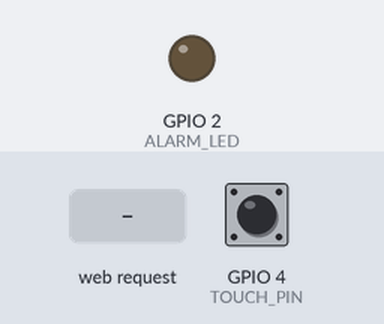
A sketch run on a simulated ESP32. On the bench: output pins drawn as LEDs (lit = HIGH). Dashed ring = blinking. Inputs (shaded band) come from the test bench; at power-on: GPIO 4 (TOUCH_PIN) HIGH. WiFi joins after 1.5 s; servers stay silent unless stated; what the sketch prints to the serial monitor is not drawn.

Above: at 2.7 s.
2.8 s: HTTP request GET /arm received
At 3.05 s:
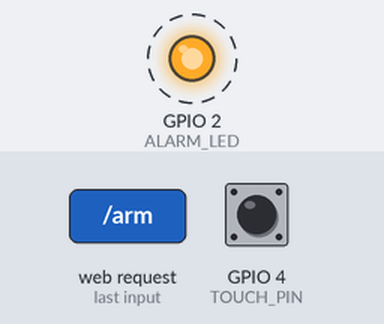
5.8 s: HTTP request GET /disarm received
At 5.8 s:
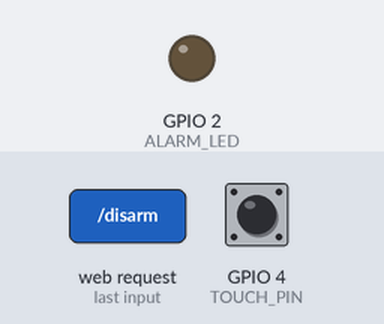
Timing chart, 0 to 8.8 s (numbered marks = the images above; inputs shaded):
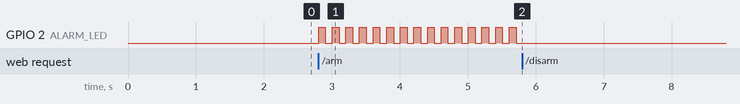

The sketch:

07.ino
```cpp
#include <WiFi.h>
#include <WebServer.h>

// 硬件配置
const char* ssid     = "刘栋WIN";
const char* password = "12346789";

#define TOUCH_PIN    4
#define ALARM_LED    2
#define TOUCH_THRESH 150

// 系统状态标记
bool isArm    = false;
bool isAlarm  = false;
unsigned long flashTimer = 0;
const unsigned long flashInterval = 80;

WebServer server(80);

// 网页页面
String buildHtml()
{
  String statusText;
  if(isAlarm)
    statusText = "⚠️ 报警触发中！";
  else if(isArm)
    statusText = "🔒 已布防";
  else
    statusText = "🔓 已撤防";

  String html = R"rawliteral(
<!DOCTYPE html>
<html lang="zh-CN">
<head>
<meta charset="UTF-8">
<meta name="viewport" content="width=device-width, initial-scale=1.0">
<title>物联网安防报警器</title>
<style>
body {font-family:Arial;text-align:center;margin-top:60px;}
.info {font-size:24px;margin:20px 0;font-weight:bold;}
.btn {padding:12px 24px;font-size:18px;margin:0 10px;cursor:pointer;}
.arm {background:#2ecc71;color:white;border:none;}
.disarm {background:#e74c3c;color:white;border:none;}
</style>
</head>
<body>
<h1>ESP32 安防报警主机</h1>
<div class="info">当前系统状态：)" + statusText + R"rawliteral(</div>
<a href="/arm"><button class="btn arm">布防 Arm</button></a>
<a href="/disarm"><button class="btn disarm">撤防 Disarm</button></a>
</body>
</html>
)rawliteral";
  return html;
}

// 主页
void handleRoot()
{
  server.send(200, "text/html; charset=utf-8", buildHtml());
}

// 布防
void handleArm()
{
  isArm = true;
  server.sendHeader("Location", "/");
  server.send(303);
}

// 撤防，清空报警状态
void handleDisarm()
{
  isArm = false;
  isAlarm = false;
  digitalWrite(ALARM_LED, LOW);
  server.sendHeader("Location", "/");
  server.send(303);
}

void setup()
{
  Serial.begin(115200);
  pinMode(ALARM_LED, OUTPUT);
  digitalWrite(ALARM_LED, LOW);

  // WiFi连接
  WiFi.begin(ssid, password);
  while(WiFi.status() != WL_CONNECTED)
  {
    delay(500);
  }
  Serial.print("设备IP：");
  Serial.println(WiFi.localIP());

  // 绑定网页路由
  server.on("/", handleRoot);
  server.on("/arm", handleArm);
  server.on("/disarm", handleDisarm);
  server.begin();
}

void loop()
{
  server.handleClient();

  int touchVal = touchRead(TOUCH_PIN);

  // 仅布防且无报警时检测触摸
  if(isArm && !isAlarm)
  {
    if(touchVal < TOUCH_THRESH)
    {
      isAlarm = true;
    }
  }

  // 非阻塞闪烁，不卡死网页
  unsigned long now = millis();
  if(isAlarm)
  {
    if(now - flashTimer > flashInterval)
    {
      digitalWrite(ALARM_LED, !digitalRead(ALARM_LED));
      flashTimer = now;
    }
  }
  else
  {
    digitalWrite(ALARM_LED, LOW);
  }

  delay(100);
}
```

Measured:
- after the input at 2.8 s, GPIO 2 (ALARM_LED): alternates HIGH for 0.10 s and LOW for 0.10 s, starting at once
- after the input at 5.8 s, GPIO 2 (ALARM_LED): stops changing and stays LOW
